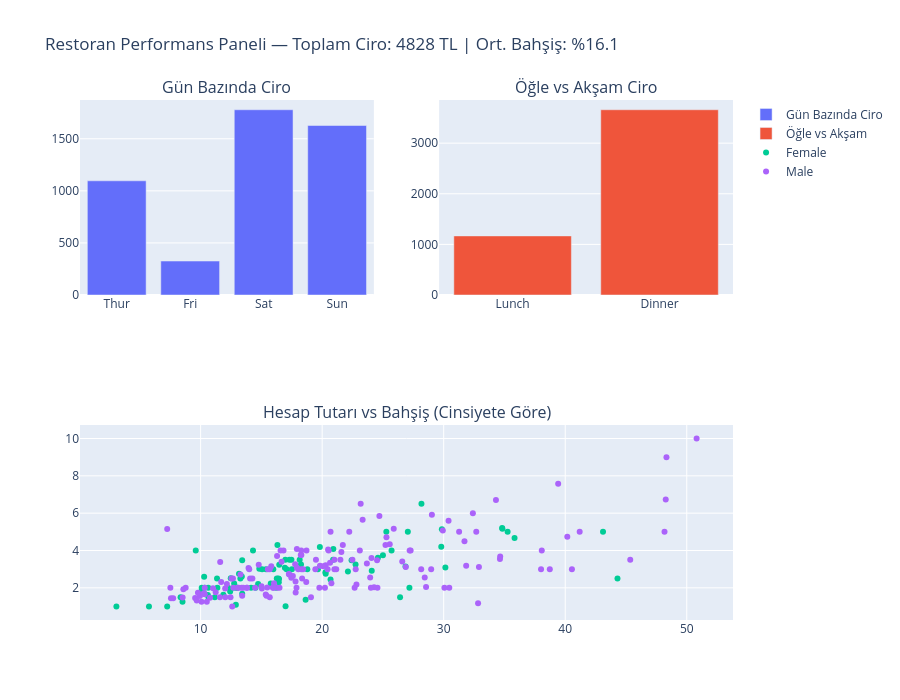

Notebook source saved alongside this figure:
### Code cell
from plotly.subplots import make_subplots
import plotly.graph_objects as go

# 2x2'lik bir grid oluşturuyoruz: üstte 2 bar chart, altta scatter (geniş)
fig = make_subplots(
    rows=2, cols=2,
    subplot_titles=("Gün Bazında Ciro", "Öğle vs Akşam Ciro", "Hesap Tutarı vs Bahşiş (Cinsiyete Göre)"),
    specs=[[{"type": "bar"}, {"type": "bar"}],
           [{"type": "scatter", "colspan": 2}, None]]
)

# 1. Grafik: Gün bazında ciro (satır 1, sütun 1)
fig.add_trace(
    go.Bar(x=gunluk_ciro['day'], y=gunluk_ciro['total_bill'], name='Gün Bazında Ciro'),
    row=1, col=1
)

# 2. Grafik: Öğle vs Akşam (satır 1, sütun 2)
fig.add_trace(
    go.Bar(x=zaman_ciro['time'], y=zaman_ciro['total_bill'], name='Öğle vs Akşam'),
    row=1, col=2
)

# 3. Grafik: Hesap vs Bahşiş, cinsiyete göre (satır 2, geniş)
for cinsiyet in df['sex'].unique():
    alt_df = df[df['sex'] == cinsiyet]
    fig.add_trace(
        go.Scatter(x=alt_df['total_bill'], y=alt_df['tip'], mode='markers', name=cinsiyet),
        row=2, col=1
    )

fig.update_layout(
    title_text=f"Restoran Performans Paneli — Toplam Ciro: {toplam_ciro:.0f} TL | Ort. Bahşiş: %{ortalama_bahsis_orani:.1f}",
    height=700,
    showlegend=True
)

fig.show()

### Figure 1 — Plotly figure (JSON) as saved in the notebook; plotly's stock layout.template omitted (floating-point values rounded to 4 significant figures; data arrays with more than 128 entries replaced by an {"elided": "..."} marker saying what was removed)
{"data": [{"name": "Gün Bazında Ciro", "type": "bar", "x": ["Thur", "Fri", "Sat", "Sun"], "xaxis": "x", "y": [1096.0, 325.9, 1778.0, 1627.0], "yaxis": "y"}, {"name": "Öğle vs Akşam", "type": "bar", "x": ["Lunch", "Dinner"], "xaxis": "x2", "y": [1167.0, 3660.0], "yaxis": "y2"}, {"mode": "markers", "name": "Female", "type": "scatter", "x": [16.99, 24.59, 35.26, 14.83, 10.33, 16.97, 20.29, 15.77, 19.65, 15.06, 20.69, 16.93, 10.29, 34.81, 26.41, 16.45, 3.07, 17.07, 26.86, 25.28, 14.73, 10.07, 34.83, 5.75, 16.32, 22.75, 11.35, 15.38, 44.3, 22.42, 20.92, 14.31, 7.25, 25.71, 17.31, 10.65, 12.43, 24.08, 13.42, 12.48, 29.8, 14.52, 11.38, 20.27, 11.17, 12.26, 18.26, 8.51, 10.33, 14.15, 13.16, 17.47, 27.05, 16.43, 8.35, 18.64, 11.87, 29.85, 25.0, 13.39, 16.21, 17.51, 10.59, 10.63, 9.6, 20.9, 18.15, 19.81, 43.11, 13.0, 12.74, 13.0, 16.4, 16.47, 12.76, 13.27, 28.17, 12.9, 30.14, 13.42, 15.98, 16.27, 10.09, 22.12, 35.83, 27.18, 18.78], "xaxis": "x3", "y": [1.01, 3.61, 5.0, 3.02, 1.67, 3.5, 2.75, 2.23, 3.0, 3.0, 2.45, 3.07, 2.6, 5.2, 1.5, 2.47, 1.0, 3.0, 3.14, 5.0, 2.2, 1.83, 5.17, 1.0, 4.3, 3.25, 2.5, 3.0, 2.5, 3.48, 4.08, 4.0, 1.0, 4.0, 3.5, 1.5, 1.8, 2.92, 1.68, 2.52, 4.2, 2.0, 2.0, 2.83, 1.5, 2.0, 3.25, 1.25, 2.0, 2.0, 2.75, 3.5, 5.0, 2.3, 1.5, 1.36, 1.63, 5.14, 3.75, 2.61, 2.0, 3.0, 1.61, 2.0, 4.0, 3.5, 3.5, 4.19, 5.0, 2.0, 2.01, 2.0, 2.5, 3.23, 2.23, 2.5, 6.5, 1.1, 3.09, 3.48, 3.0, 2.5, 2.0, 2.88, 4.67, 2.0, 3.0], "yaxis": "y3"}, {"mode": "markers", "name": "Male", "type": "scatter", "x": {"elided": "157 float values"}, "xaxis": "x3", "y": {"elided": "157 float values"}, "yaxis": "y3"}], "layout": {"annotations": [{"font": {"size": 16}, "showarrow": false, "text": "Gün Bazında Ciro", "x": 0.225, "xanchor": "center", "xref": "paper", "y": 1, "yanchor": "bottom", "yref": "paper"}, {"font": {"size": 16}, "showarrow": false, "text": "Öğle vs Akşam Ciro", "x": 0.775, "xanchor": "center", "xref": "paper", "y": 1, "yanchor": "bottom", "yref": "paper"}, {"font": {"size": 16}, "showarrow": false, "text": "Hesap Tutarı vs Bahşiş (Cinsiyete Göre)", "x": 0.5, "xanchor": "center", "xref": "paper", "y": 0.375, "yanchor": "bottom", "yref": "paper"}], "height": 700, "showlegend": true, "title": {"text": "Restoran Performans Paneli — Toplam Ciro: 4828 TL | Ort. Bahşiş: %16.1"}, "xaxis": {"anchor": "y", "domain": [0, 0.45]}, "xaxis2": {"anchor": "y2", "domain": [0.55, 1]}, "xaxis3": {"anchor": "y3", "domain": [0, 1]}, "yaxis": {"anchor": "x", "domain": [0.625, 1]}, "yaxis2": {"anchor": "x2", "domain": [0.625, 1]}, "yaxis3": {"anchor": "x3", "domain": [0, 0.375]}}}
